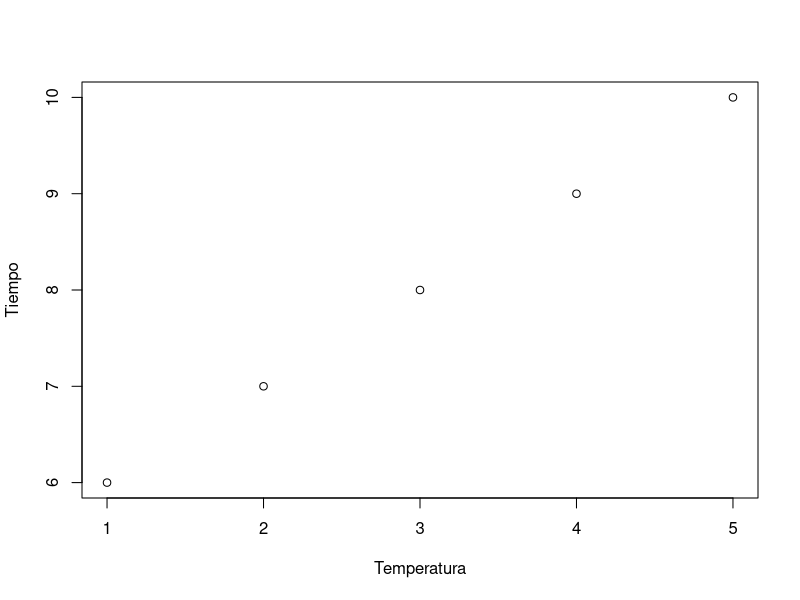
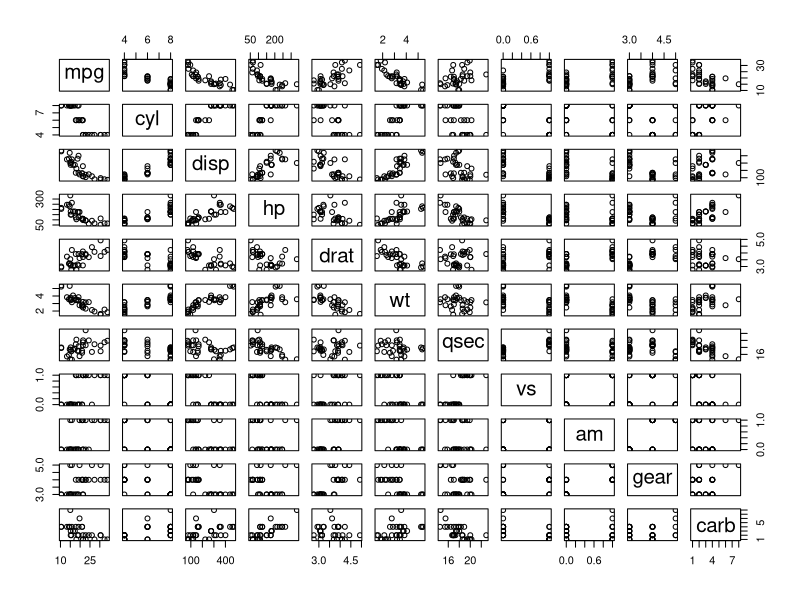
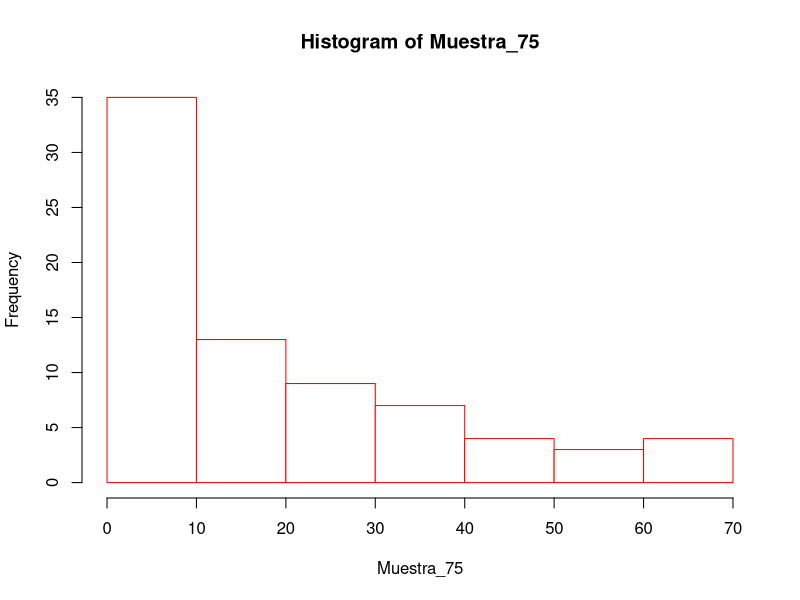

R code for these plots, in order: (Note: this script raises an error after producing the figures.)
## ---- chunk 1
knitr::opts_chunk$set(echo = TRUE)
## ---- chunk 2
datos_75 <- c(1 , 19 , 0,
2 , 18 , 0,
3 , 22 , 0,
4 , 25 , 0,
5 , 17 , 0,
6 , 30 , 0,
7 , 29 , 0,
8 , 32 , 0,
9 , 31 , 0,
10, 33 , 0,
11, 38 , 0,
12, 36 , 0,
13, 40 , 1,
14, 40 , 0,
15, 42 , 0,
16, 45 , 0,
17, 47 , 0,
18, 49 , 0,
19, 55 , 0,
20, 58 , 1,
21, 57 , 1,
22, 63 , 1,
23, 65 , 1,
24, 65 , 1,
25, 66 , 1)
Muestra_75 <- matrix(datos_75, ncol = 3, byrow = TRUE)
Muestra_75
## ---- chunk 3
mimatriz <- matrix(1:25, nrow = 5, byrow = FALSE)
mimatriz
## ---- chunk 4
milista <- list()
milista[1] <- "Gasoil"
milista[2] <- "Nafta"
## ---- chunk 5
plot(mimatriz[ ,1], mimatriz[ ,2], xlab = "Temperatura", ylab = "Tiempo")

## ---- chunk 6
plot(mtcars)
## ---- chunk 7
hist(Muestra_75, col = "white", border = "red")
## ---- chunk 8
mean(Muestra_75)
## ---- chunk 9
sd(Muestra_75)
## ---- chunk 10
Muestra_12 <- read_delim("Muestra_12.csv", 
    delim = ";", escape_double = FALSE, col_types = cols(...1 = col_number(), 
        x = col_number()), locale = locale(decimal_mark = ",", 
        grouping_mark = "."), trim_ws = TRUE)
## ---- chunk 11
boxplot(Muestra_75[ ,2])
## ---- chunk 12
boxplot(Muestra_12$x)
## ---- chunk 13
muestra <- rnorm(100, 18, 3.5)
hist(muestra)
## ---- chunk 14
density(Muestra_75[ ,2])
## ---- chunk 15
plot(density(Muestra_75[ ,2]))
## ---- chunk 16
plot(density(muestra))
